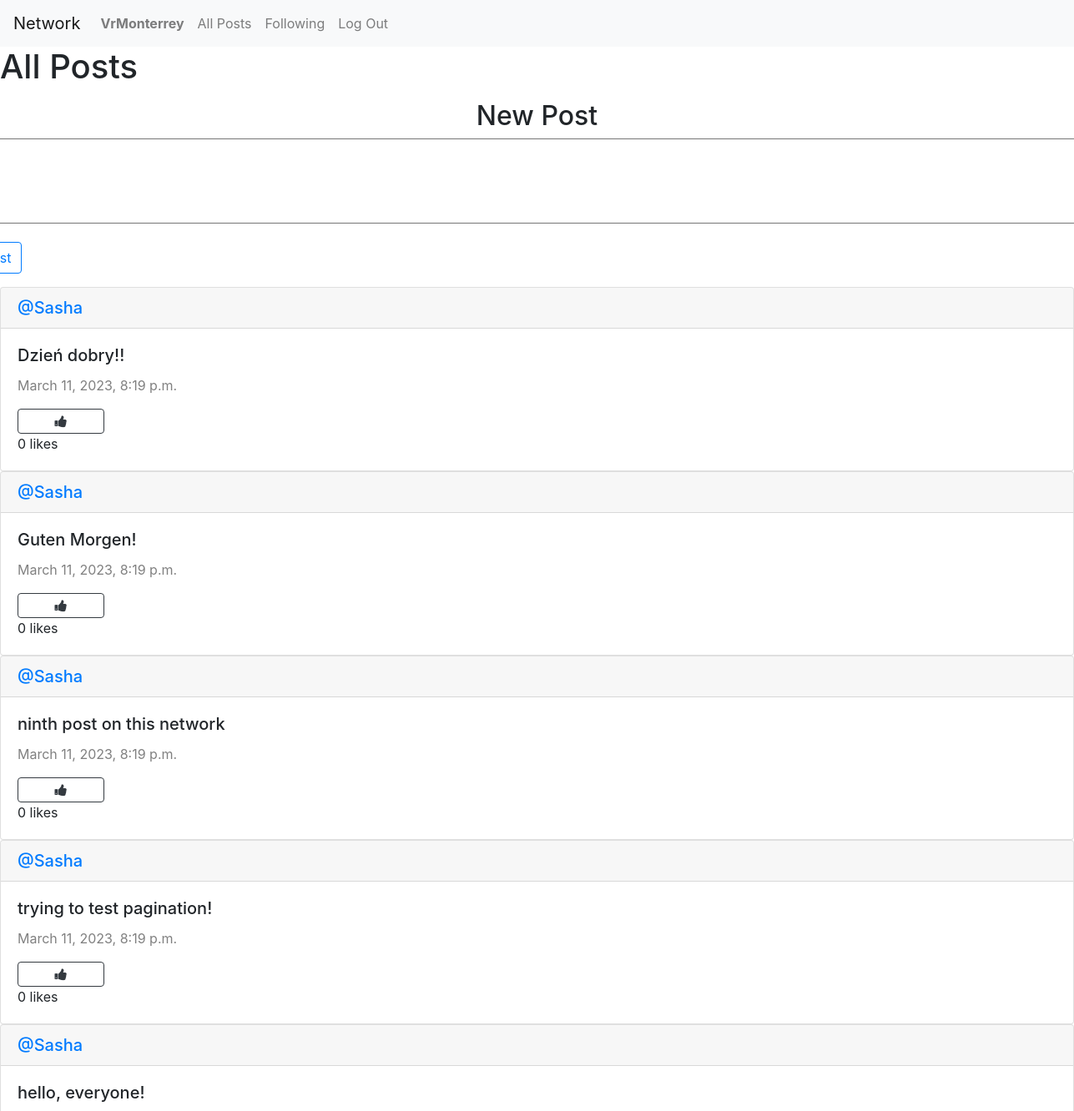
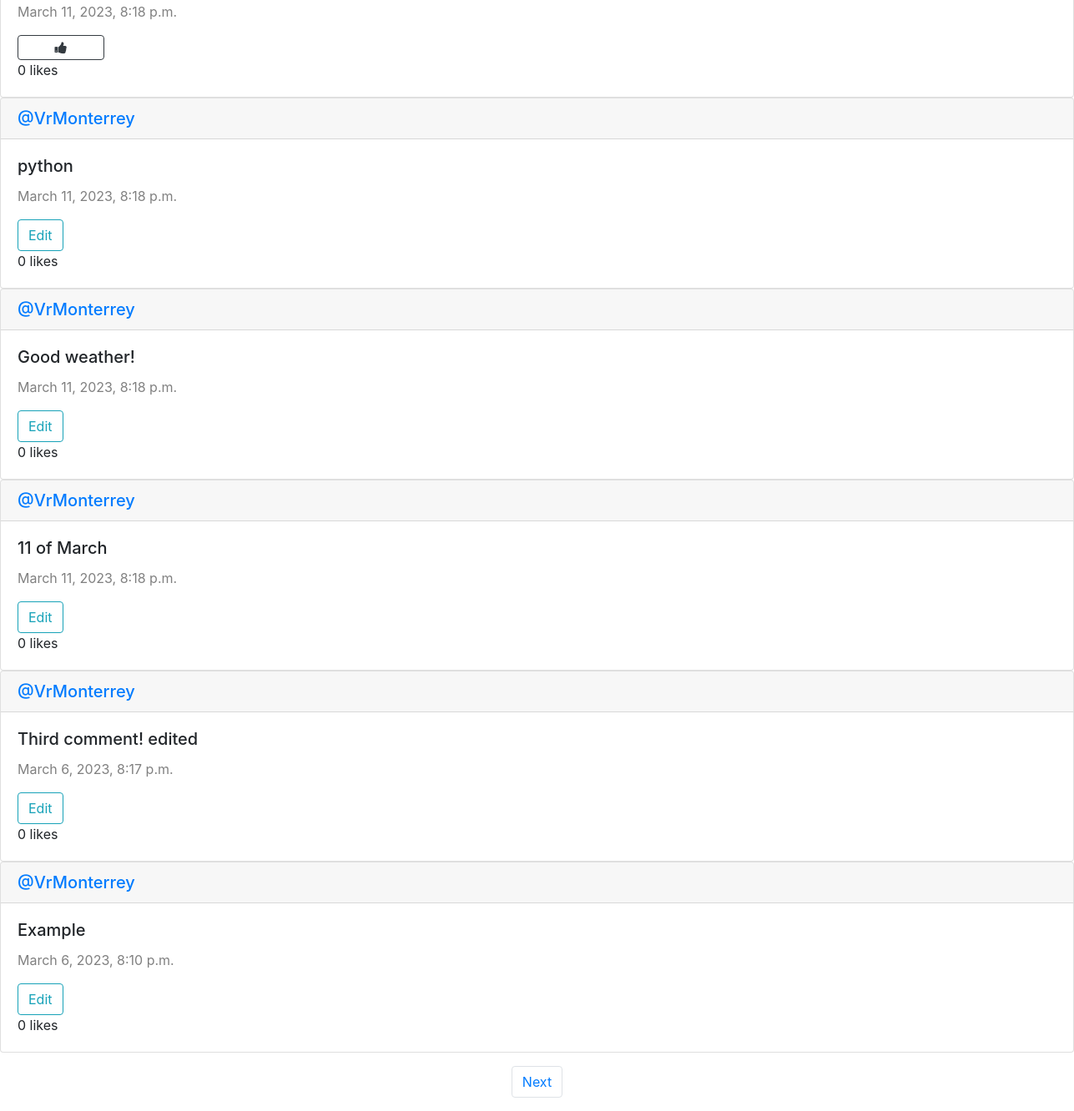
/ (signed in), run on the app's committed database (2 pictures, top to bottom).
### network/models.py (models this page shows, shortened)
class User(AbstractUser):
    pass

class Post(models.Model):
    content = models.TextField(max_length=150)
    user = models.ForeignKey(User, on_delete=models.CASCADE, related_name="posts")
    date = models.DateTimeField(auto_now_add=True)

### network/views.py (the view)
# urls.py: path("", views.index, name="index"),
def index(request):
    all = Post.objects.all().order_by("id").reverse()
    paginator = Paginator(all,10)
    pages = request.GET.get('page')
    items = paginator.get_page(pages)
    likes = Like.objects.all()
    liked = []
    try:
        for like in likes:
            if like.user.id == request.user.id:
                liked.append(like.post.id)
    except:
        liked = []
    return render(request, "network/index.html",{
        "items" : items,
        "liked" : liked
    })

### network/templates/network/index.html (shortened to what this page needs)
{% extends "network/layout.html" %}
{% block body %}
    <h1>All Posts</h1>
    {% if user.is_authenticated %}
    <div class="newPost my-3 mx-5">
        <h2>New Post</h2>
        <form action="{% url 'newPost' %}" method="post">
            <textarea name="content" rows="4" cols="130"></textarea><br/>
            <input type="submit" value="Post" class="btn btn-outline-primary mt-3"/>
        </form>
    </div>
    {% endif %}
    <div class="allPosts">
        {% for post in items %}
        <div class="card">
            <h5 class="card-header"><a href="{% url 'profile' user_id=post.user.id %}">@{{ post.user }}</a></h5>
            <div class="card-body">
              <h5 class="card-title" id="content_{{ post.id }}">{{ post.content }}</h5>
              <p style="color:gray" class="card-text">{{ post.date }}</p>
              {% if user.is_authenticated %}
              {% if user == post.user %}
                    <button class="btn btn-outline-info" data-toggle="modal" data-target="#edit_{{ post.id }}">Edit</button>
                      {% else %}
                      {% if post.id in liked %}
                        <button class="btn btn-danger fa fa-thumbs-up col-1" id="{{ post.id }}" onclick="likeHandler({{ post.id }}, {{ liked }})"></button>
                      {% else %}
                      <button class="btn btn-outline-dark fa fa-thumbs-up col-1" id="{{ post.id }}" onclick="likeHandler({{ post.id }}, {{ liked }})"></button>
                      {% endif %}
              {% endif %}
              {% endif %}
                <div class="likes-count">
                  <p id="num-likes-{{ post.id }}">{{ post.liked.count }}</p>
                  <p>likes</p>
                </div>
            </div>
          </div>
        {% endfor %}
    </div>
    <nav aria-label="Page navigation example">
        <ul class="pagination d-flex justify-content-center mt-3">
            {% if items.has_next %}
                <li class="page-item"><a class="page-link" href="?page={{ items.next_page_number }}">Next</a></li>
            {% endif %}
        </ul>
      </nav>
{% endblock %}

### network/templates/network/layout.html (shortened to what this page needs)
{% load static %}
<!DOCTYPE html>
<html lang="en">
    <head>
        <link rel="stylesheet" href="https://stackpath.bootstrapcdn.com/bootstrap/4.4.1/css/bootstrap.min.css">
        <link rel="stylesheet" href="https://cdnjs.cloudflare.com/ajax/libs/font-awesome/4.7.0/css/font-awesome.min.css">
        <link href="{% static 'network/styles.css' %}" rel="stylesheet">
    </head>
    <body>
        <nav class="navbar navbar-expand-lg navbar-light bg-light">
            <a class="navbar-brand" href="{% url 'index' %}">Network</a>
            <div>
              <ul class="navbar-nav mr-auto">
                {% if user.is_authenticated %}
                    <li class="nav-item">
                        <a class="nav-link" href="{% url 'profile' user_id=user.id %}"><strong>{{ user.username }}</strong></a>
                    </li>
                {% endif %}
                <li class="nav-item">
                  <a class="nav-link" href="{% url 'index' %}">All Posts</a>
                </li>
                {% if user.is_authenticated %}
                    <li class="nav-item">
                        <a class="nav-link" href="{% url 'following' %}">Following</a>
                    </li>
                    <li class="nav-item">
                        <a class="nav-link" href="{% url 'logout' %}">Log Out</a>
                    </li>
                {% endif %}
              </ul>
            </div>
          </nav>
        <div class="body">
            {% block body %}
            {% endblock %}
        </div>
    </body>
</html>

### network/static/network/styles.css (style rules this page uses)
.newPost { display: flex; flex-direction: column; justify-content: center; align-items: center; }
.likes-count p { display: inline; }
.likes-count p:not(:last-child)::after { content: ' '; }

### data on the page
User: username "VrMonterrey"
Post: user "Sasha", content "Dzień dobry!!", date "March 11, 2023, 8:19 p.m.", liked.count "0"
Post: user "Sasha", content "Guten Morgen!", date "March 11, 2023, 8:19 p.m.", liked.count "0"
Post: user "Sasha", content "ninth post on this network", date "March 11, 2023, 8:19 p.m.", liked.count "0"
Post: user "Sasha", content "trying to test pagination!", date "March 11, 2023, 8:19 p.m.", liked.count "0"
Post: user "Sasha", content "hello, everyone!", date "March 11, 2023, 8:18 p.m.", liked.count "0"
Post: user "VrMonterrey", content "python", date "March 11, 2023, 8:18 p.m.", liked.count "0"
Post: user "VrMonterrey", content "Good weather!", date "March 11, 2023, 8:18 p.m.", liked.count "0"
Post: user "VrMonterrey", content "11 of March", date "March 11, 2023, 8:18 p.m.", liked.count "0"
Post: user "VrMonterrey", content "Third comment! edited", date "March 6, 2023, 8:17 p.m.", liked.count "0"
Post: user "VrMonterrey", content "Example", date "March 6, 2023, 8:10 p.m.", liked.count "0"
